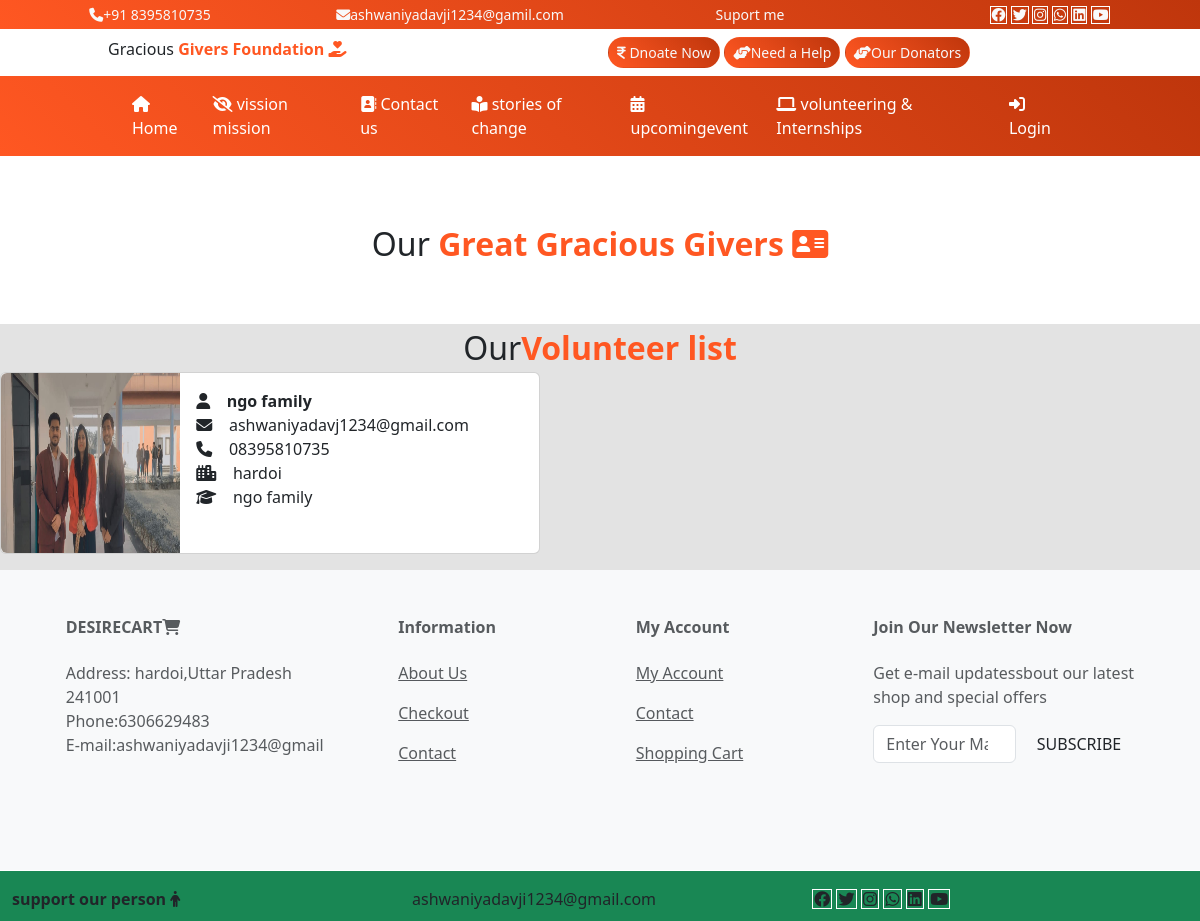
The page /user/volunteerlist/?vid=ashwaniyadavj1234@gmail.com on the database its author committed.
### user/models.py (models this page shows, shortened)
class volunteer(models.Model):
     id=models.CharField(max_length=200,null=True)
     name=models.CharField(max_length=100,null=True)
     email=models.CharField(max_length=100,primary_key=True)
     mobile=models.CharField(max_length=30,null=True)
     city=models.CharField(max_length=50,null=True)
     current_position=models.CharField(max_length=100,null=True)
     picture=models.ImageField(upload_to='static/volunteer',null=True)

### user/views.py (the view)
# urls.py: path('volunteerlist/',views.volunteerslist),
def volunteerslist(request):
    vid=request.GET.get('vid')
    did=request.GET.get('did')
    ddata="";
    vdata="";
    if vid is not None:
        vdata=volunteer.objects.filter(email=vid)
    elif did is not None:
        ddata=donateus.objects.filter(id=did)
    else:
        vdata=volunteer.objects.all()
        ddata=donateus.objects.all().order_by('-id')
    md={
        "vdata":vdata,
        "ddata":ddata
    }
    return render(request,'user/volunteerlist.html',md)

### templates/user/volunteerlist.html (shortened to what this page needs)
{% extends 'base.html' %}
{% load static %}
{% block childpage %}
<div class="row py-5">
    <div class="text-center fs-2 mt-2 py-2">Our <b class="txt-mycolor">
        Great Gracious Givers
        <i class="fa-solid fa-address-card"></i>
    </b> </div>
</div>
<div class="row" style="background:#e3e3e3;">
<div class="text-center fs-2" xmlns="http://www.w3.org/1999/html" xmlns="http://www.w3.org/1999/html">Our<b class="txt-mycolor">Volunteer list
</b></div>
    {% for i in vdata %}
    <div class="col-sm-6">
        <div class="card mb-3" style="max-width: 540px;">
  <div class="row g-0">
    <div class="col-md-4">
      <img src="/{{i.picture}}" class="img-fluid rounded-start" style="max-height:220px;min-height:180px;" alt="...">
    </div>
    <div class="col-md-8">
      <div class="card-body">
        <p class="card-text volunteers">
            <i class="fa-solid fa-user">&nbsp;&nbsp;</i>&nbsp;&nbsp;<b>{{i.name}}</b></br>
            <i class="fa-solid fa-envelope"></i>&nbsp;&nbsp;&nbsp;&nbsp;{{i.email}}</br>
            <i class="fa-solid fa-phone"></i>&nbsp;&nbsp;&nbsp;&nbsp;{{i.mobile}}</br>
            <i class="fa-solid fa-city"></i>&nbsp;&nbsp;&nbsp;&nbsp;{{i.city}}</br>
            <i class="fa-solid fa-graduation-cap"></i>&nbsp;&nbsp;&nbsp;&nbsp;{{i.current_position}}</br>
        </p>
      </div>
    </div>
  </div>
</div>
    </div>
    {% endfor %}
</div>
{% endblock %}

### templates/base.html (style rules this page uses)
:root { --bgcolor:linear-gradient(45deg,#FF5722,#bf360c); --txtcolor:#FF5722; }
.txt-mycolor { color:var(--txtcolor); }

### rows shown on the page
volunteer: picture (picture), name "ngo family", email "ashwaniyadavj1234@gmail.com", mobile "08395810735", city "hardoi", current_position "ngo family"
